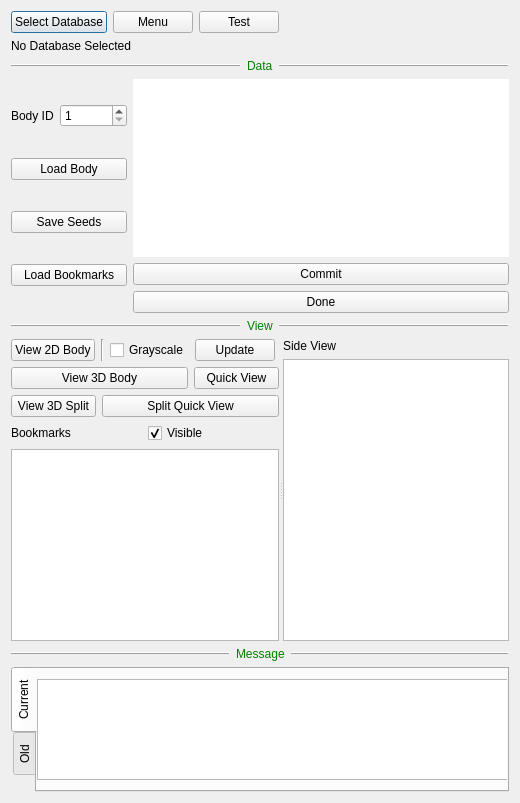
<?xml version="1.0" encoding="UTF-8"?>
<ui version="4.0">
 <class>FlyEmBodySplitProjectDialog</class>
 <widget class="QDialog" name="FlyEmBodySplitProjectDialog">
  <property name="geometry">
   <rect>
    <x>0</x>
    <y>0</y>
    <width>520</width>
    <height>803</height>
   </rect>
  </property>
  <property name="sizePolicy">
   <sizepolicy hsizetype="Preferred" vsizetype="Preferred">
    <horstretch>0</horstretch>
    <verstretch>0</verstretch>
   </sizepolicy>
  </property>
  <property name="windowTitle">
   <string>Body Split</string>
  </property>
  <layout class="QVBoxLayout" name="verticalLayout_5">
   <item>
    <layout class="QHBoxLayout" name="horizontalLayout">
     <item>
      <widget class="QPushButton" name="dvidPushButton">
       <property name="text">
        <string>Select Database</string>
       </property>
      </widget>
     </item>
     <item>
      <widget class="QPushButton" name="menuPushButton">
       <property name="text">
        <string>Menu</string>
       </property>
      </widget>
     </item>
     <item>
      <widget class="QPushButton" name="pushButton">
       <property name="text">
        <string>Test</string>
       </property>
      </widget>
     </item>
     <item>
      <spacer name="horizontalSpacer">
       <property name="orientation">
        <enum>Qt::Horizontal</enum>
       </property>
       <property name="sizeHint" stdset="0">
        <size>
         <width>40</width>
         <height>20</height>
        </size>
       </property>
      </spacer>
     </item>
    </layout>
   </item>
   <item>
    <widget class="QLabel" name="dvidInfoLabel">
     <property name="sizePolicy">
      <sizepolicy hsizetype="Preferred" vsizetype="Maximum">
       <horstretch>0</horstretch>
       <verstretch>0</verstretch>
      </sizepolicy>
     </property>
     <property name="text">
      <string>No Database Selected</string>
     </property>
    </widget>
   </item>
   <item>
    <layout class="QHBoxLayout" name="horizontalLayout_3">
     <item>
      <widget class="Line" name="line_4">
       <property name="frameShadow">
        <enum>QFrame::Raised</enum>
       </property>
       <property name="lineWidth">
        <number>1</number>
       </property>
       <property name="orientation">
        <enum>Qt::Horizontal</enum>
       </property>
      </widget>
     </item>
     <item>
      <widget class="QLabel" name="label_3">
       <property name="sizePolicy">
        <sizepolicy hsizetype="Maximum" vsizetype="Preferred">
         <horstretch>0</horstretch>
         <verstretch>0</verstretch>
        </sizepolicy>
       </property>
       <property name="text">
        <string>&lt;font color=&quot;Green&quot;&gt;Data&lt;/font&gt;</string>
       </property>
       <property name="textFormat">
        <enum>Qt::AutoText</enum>
       </property>
      </widget>
     </item>
     <item>
      <widget class="Line" name="line">
       <property name="frameShadow">
        <enum>QFrame::Raised</enum>
       </property>
       <property name="lineWidth">
        <number>1</number>
       </property>
       <property name="orientation">
        <enum>Qt::Horizontal</enum>
       </property>
      </widget>
     </item>
    </layout>
   </item>
   <item>
    <layout class="QHBoxLayout" name="horizontalLayout_6">
     <item>
      <layout class="QVBoxLayout" name="verticalLayout_2">
       <item>
        <layout class="QHBoxLayout" name="horizontalLayout_5">
         <item>
          <widget class="QLabel" name="label_4">
           <property name="text">
            <string>Body ID</string>
           </property>
          </widget>
         </item>
         <item>
          <widget class="QSpinBox" name="bodyIdSpinBox">
           <property name="minimum">
            <number>1</number>
           </property>
           <property name="maximum">
            <number>999999999</number>
           </property>
          </widget>
         </item>
        </layout>
       </item>
       <item>
        <widget class="QPushButton" name="loadBodyPushButton">
         <property name="text">
          <string>Load Body</string>
         </property>
        </widget>
       </item>
       <item>
        <widget class="QPushButton" name="saveSeedPushButton">
         <property name="text">
          <string>Save Seeds</string>
         </property>
        </widget>
       </item>
       <item>
        <widget class="QPushButton" name="loadBookmarkButton">
         <property name="text">
          <string>Load Bookmarks</string>
         </property>
        </widget>
       </item>
      </layout>
     </item>
     <item>
      <layout class="QVBoxLayout" name="verticalLayout_4">
       <item>
        <widget class="QTextEdit" name="infoWidget">
         <property name="sizePolicy">
          <sizepolicy hsizetype="Expanding" vsizetype="Maximum">
           <horstretch>0</horstretch>
           <verstretch>0</verstretch>
          </sizepolicy>
         </property>
         <property name="focusPolicy">
          <enum>Qt::NoFocus</enum>
         </property>
         <property name="frameShape">
          <enum>QFrame::NoFrame</enum>
         </property>
         <property name="frameShadow">
          <enum>QFrame::Plain</enum>
         </property>
         <property name="lineWidth">
          <number>1</number>
         </property>
         <property name="lineWrapMode">
          <enum>QTextEdit::WidgetWidth</enum>
         </property>
         <property name="readOnly">
          <bool>true</bool>
         </property>
        </widget>
       </item>
       <item>
        <widget class="QPushButton" name="commitPushButton">
         <property name="text">
          <string>Commit</string>
         </property>
        </widget>
       </item>
       <item>
        <widget class="QPushButton" name="donePushButton">
         <property name="text">
          <string>Done</string>
         </property>
        </widget>
       </item>
      </layout>
     </item>
    </layout>
   </item>
   <item>
    <layout class="QHBoxLayout" name="horizontalLayout_4">
     <item>
      <widget class="Line" name="line_5">
       <property name="frameShadow">
        <enum>QFrame::Raised</enum>
       </property>
       <property name="lineWidth">
        <number>1</number>
       </property>
       <property name="orientation">
        <enum>Qt::Horizontal</enum>
       </property>
      </widget>
     </item>
     <item>
      <widget class="QLabel" name="label_5">
       <property name="sizePolicy">
        <sizepolicy hsizetype="Maximum" vsizetype="Preferred">
         <horstretch>0</horstretch>
         <verstretch>0</verstretch>
        </sizepolicy>
       </property>
       <property name="text">
        <string>&lt;font color=&quot;Green&quot;&gt;View&lt;/font&gt;</string>
       </property>
       <property name="textFormat">
        <enum>Qt::AutoText</enum>
       </property>
      </widget>
     </item>
     <item>
      <widget class="Line" name="line_2">
       <property name="frameShadow">
        <enum>QFrame::Raised</enum>
       </property>
       <property name="lineWidth">
        <number>1</number>
       </property>
       <property name="orientation">
        <enum>Qt::Horizontal</enum>
       </property>
      </widget>
     </item>
    </layout>
   </item>
   <item>
    <widget class="QSplitter" name="splitter">
     <property name="orientation">
      <enum>Qt::Horizontal</enum>
     </property>
     <widget class="QWidget" name="layoutWidget">
      <layout class="QVBoxLayout" name="verticalLayout">
       <item>
        <layout class="QHBoxLayout" name="horizontalLayout_7">
         <item>
          <widget class="QPushButton" name="view2dBodyPushButton">
           <property name="text">
            <string>View 2D Body</string>
           </property>
          </widget>
         </item>
         <item>
          <widget class="Line" name="line_3">
           <property name="orientation">
            <enum>Qt::Vertical</enum>
           </property>
          </widget>
         </item>
         <item>
          <widget class="QCheckBox" name="fullGrayscaleCheckBox">
           <property name="text">
            <string>Grayscale</string>
           </property>
          </widget>
         </item>
         <item>
          <widget class="QPushButton" name="updatePushButton">
           <property name="text">
            <string>Update</string>
           </property>
          </widget>
         </item>
         <item>
          <spacer name="horizontalSpacer_2">
           <property name="orientation">
            <enum>Qt::Horizontal</enum>
           </property>
           <property name="sizeHint" stdset="0">
            <size>
             <width>40</width>
             <height>20</height>
            </size>
           </property>
          </spacer>
         </item>
        </layout>
       </item>
       <item>
        <layout class="QGridLayout" name="gridLayout">
         <property name="topMargin">
          <number>0</number>
         </property>
         <property name="bottomMargin">
          <number>0</number>
         </property>
         <property name="horizontalSpacing">
          <number>-1</number>
         </property>
         <item row="0" column="0" colspan="2">
          <widget class="QPushButton" name="view3dBodyPushButton">
           <property name="text">
            <string>View 3D Body</string>
           </property>
          </widget>
         </item>
         <item row="0" column="2">
          <widget class="QPushButton" name="quickViewPushButton">
           <property name="text">
            <string>Quick View</string>
           </property>
          </widget>
         </item>
         <item row="1" column="0">
          <widget class="QPushButton" name="viewSplitPushButton">
           <property name="text">
            <string>View 3D Split</string>
           </property>
          </widget>
         </item>
         <item row="1" column="1" colspan="2">
          <widget class="QPushButton" name="viewResultQuickPushButton">
           <property name="sizePolicy">
            <sizepolicy hsizetype="Minimum" vsizetype="Fixed">
             <horstretch>0</horstretch>
             <verstretch>0</verstretch>
            </sizepolicy>
           </property>
           <property name="text">
            <string>Split Quick View</string>
           </property>
          </widget>
         </item>
        </layout>
       </item>
       <item>
        <layout class="QHBoxLayout" name="horizontalLayout_2">
         <item>
          <widget class="QLabel" name="label">
           <property name="text">
            <string>Bookmarks</string>
           </property>
          </widget>
         </item>
         <item>
          <widget class="QCheckBox" name="bookmarkVisibleCheckBox">
           <property name="text">
            <string>Visible</string>
           </property>
           <property name="checked">
            <bool>true</bool>
           </property>
          </widget>
         </item>
        </layout>
       </item>
       <item>
        <widget class="ZFlyEmBookmarkView" name="bookmarkView">
         <property name="sizePolicy">
          <sizepolicy hsizetype="Expanding" vsizetype="MinimumExpanding">
           <horstretch>0</horstretch>
           <verstretch>0</verstretch>
          </sizepolicy>
         </property>
         <property name="mouseTracking">
          <bool>false</bool>
         </property>
        </widget>
       </item>
      </layout>
     </widget>
     <widget class="QWidget" name="layoutWidget">
      <layout class="QVBoxLayout" name="verticalLayout_3">
       <item>
        <widget class="QLabel" name="sideViewLabel">
         <property name="text">
          <string>Side View</string>
         </property>
        </widget>
       </item>
       <item>
        <widget class="QGraphicsView" name="sideView"/>
       </item>
      </layout>
     </widget>
    </widget>
   </item>
   <item>
    <layout class="QHBoxLayout" name="horizontalLayout_21">
     <item>
      <widget class="Line" name="line_6">
       <property name="frameShadow">
        <enum>QFrame::Raised</enum>
       </property>
       <property name="lineWidth">
        <number>1</number>
       </property>
       <property name="orientation">
        <enum>Qt::Horizontal</enum>
       </property>
      </widget>
     </item>
     <item>
      <widget class="QLabel" name="label_10">
       <property name="sizePolicy">
        <sizepolicy hsizetype="Maximum" vsizetype="Preferred">
         <horstretch>0</horstretch>
         <verstretch>0</verstretch>
        </sizepolicy>
       </property>
       <property name="text">
        <string>&lt;font color=&quot;Green&quot;&gt;Message&lt;/font&gt;</string>
       </property>
      </widget>
     </item>
     <item>
      <widget class="Line" name="line_7">
       <property name="frameShadow">
        <enum>QFrame::Raised</enum>
       </property>
       <property name="lineWidth">
        <number>1</number>
       </property>
       <property name="orientation">
        <enum>Qt::Horizontal</enum>
       </property>
      </widget>
     </item>
    </layout>
   </item>
   <item>
    <widget class="QTabWidget" name="messageTabWidget">
     <property name="sizePolicy">
      <sizepolicy hsizetype="Expanding" vsizetype="Maximum">
       <horstretch>0</horstretch>
       <verstretch>0</verstretch>
      </sizepolicy>
     </property>
     <property name="tabPosition">
      <enum>QTabWidget::West</enum>
     </property>
     <property name="currentIndex">
      <number>0</number>
     </property>
     <widget class="QWidget" name="tab">
      <attribute name="title">
       <string>Current</string>
      </attribute>
      <widget class="QTextEdit" name="outputWidget">
       <property name="geometry">
        <rect>
         <x>0</x>
         <y>10</y>
         <width>501</width>
         <height>101</height>
        </rect>
       </property>
       <property name="sizePolicy">
        <sizepolicy hsizetype="Preferred" vsizetype="Preferred">
         <horstretch>0</horstretch>
         <verstretch>0</verstretch>
        </sizepolicy>
       </property>
       <property name="focusPolicy">
        <enum>Qt::NoFocus</enum>
       </property>
       <property name="readOnly">
        <bool>true</bool>
       </property>
       <property name="html">
        <string>&lt;!DOCTYPE HTML PUBLIC &quot;-//W3C//DTD HTML 4.0//EN&quot; &quot;http://www.w3.org/TR/REC-html40/strict.dtd&quot;&gt;
&lt;html&gt;&lt;head&gt;&lt;meta name=&quot;qrichtext&quot; content=&quot;1&quot; /&gt;&lt;style type=&quot;text/css&quot;&gt;
p, li { white-space: pre-wrap; }
&lt;/style&gt;&lt;/head&gt;&lt;body style=&quot; font-family:'Lucida Grande'; font-size:13pt; font-weight:400; font-style:normal;&quot;&gt;
&lt;p style=&quot;-qt-paragraph-type:empty; margin-top:0px; margin-bottom:0px; margin-left:0px; margin-right:0px; -qt-block-indent:0; text-indent:0px;&quot;&gt;&lt;br /&gt;&lt;/p&gt;&lt;/body&gt;&lt;/html&gt;</string>
       </property>
      </widget>
     </widget>
     <widget class="QWidget" name="tab_2">
      <attribute name="title">
       <string>Old</string>
      </attribute>
      <widget class="QTextEdit" name="oldOutputWidget">
       <property name="geometry">
        <rect>
         <x>0</x>
         <y>10</y>
         <width>501</width>
         <height>101</height>
        </rect>
       </property>
       <property name="sizePolicy">
        <sizepolicy hsizetype="Preferred" vsizetype="Preferred">
         <horstretch>0</horstretch>
         <verstretch>0</verstretch>
        </sizepolicy>
       </property>
       <property name="readOnly">
        <bool>true</bool>
       </property>
       <property name="html">
        <string>&lt;!DOCTYPE HTML PUBLIC &quot;-//W3C//DTD HTML 4.0//EN&quot; &quot;http://www.w3.org/TR/REC-html40/strict.dtd&quot;&gt;
&lt;html&gt;&lt;head&gt;&lt;meta name=&quot;qrichtext&quot; content=&quot;1&quot; /&gt;&lt;style type=&quot;text/css&quot;&gt;
p, li { white-space: pre-wrap; }
&lt;/style&gt;&lt;/head&gt;&lt;body style=&quot; font-family:'Lucida Grande'; font-size:13pt; font-weight:400; font-style:normal;&quot;&gt;
&lt;p style=&quot;-qt-paragraph-type:empty; margin-top:0px; margin-bottom:0px; margin-left:0px; margin-right:0px; -qt-block-indent:0; text-indent:0px;&quot;&gt;&lt;br /&gt;&lt;/p&gt;&lt;/body&gt;&lt;/html&gt;</string>
       </property>
      </widget>
     </widget>
    </widget>
   </item>
  </layout>
 </widget>
 <customwidgets>
  <customwidget>
   <class>ZFlyEmBookmarkView</class>
   <extends>QTableView</extends>
   <header>flyem/zflyembookmarkview.h</header>
  </customwidget>
 </customwidgets>
 <resources/>
 <connections/>
</ui>
